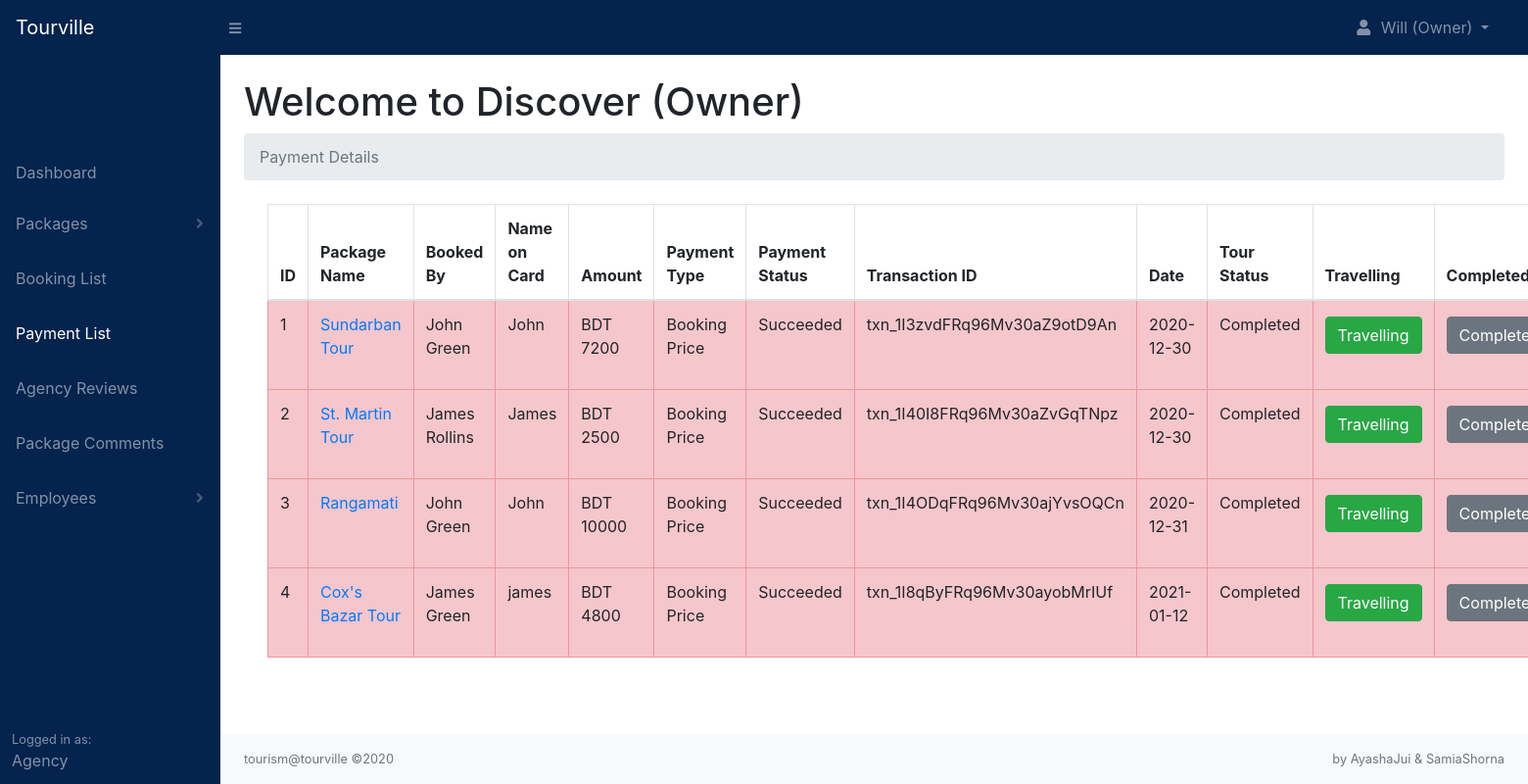
Screenshot of /agency/payments.php (signed in) with the database file from the repository.
### tables this page shows
CREATE TABLE `payments` (
  `payment_id` int(11) NOT NULL,
  `booking_id` int(11) NOT NULL,
  `package_id` int(11) NOT NULL,
  `agency_id` int(11) NOT NULL,
  `tourist_id` int(11) NOT NULL,
  `amount` int(11) NOT NULL,
  `currency` varchar(255) NOT NULL,
  `txn_id` varchar(255) NOT NULL,
  `payment_type` varchar(255) NOT NULL,
  `payment_status` varchar(255) NOT NULL,
  `card_name` varchar(255) NOT NULL,
  `tour_status` varchar(255) NOT NULL,
  `date` date NOT NULL
);

CREATE TABLE `packages` (
  `package_id` int(11) NOT NULL,
  `agency_id` int(11) NOT NULL,
  `package_name` varchar(255) NOT NULL,
  `location` varchar(255) NOT NULL,
  `country` varchar(255) NOT NULL,
  `place_details` text NOT NULL,
  `place_images` text NOT NULL,
  `num_days` int(11) NOT NULL,
  `num_nights` int(11) NOT NULL,
  `budget_price` int(11) NOT NULL,
  `comfort_price` int(11) NOT NULL,
  `lux_price` int(11) NOT NULL,
  `budget_details` varchar(255) NOT NULL,
  `comfort_details` varchar(255) NOT NULL,
  `lux_details` varchar(255) NOT NULL,
  `booking_percentage` int(11) NOT NULL,
  `min_people` int(11) NOT NULL,
  `includes` text NOT NULL,
  `excludes` text NOT NULL,
  `optional` text NOT NULL,
  `itinerary` text NOT NULL,
  `package_status` varchar(255) NOT NULL,
  `package_date` date NOT NULL
);

CREATE TABLE `bookings` (
  `booking_id` int(11) NOT NULL,
  `package_id` int(11) NOT NULL,
  `tourist_id` int(11) NOT NULL,
  `agency_id` int(11) NOT NULL,
  `persons` int(11) NOT NULL,
  `travel_style` varchar(255) NOT NULL,
  `tourist_firstname` varchar(255) NOT NULL,
  `tourist_lastname` varchar(255) NOT NULL,
  `tourist_email` varchar(255) NOT NULL,
  `tourist_contact` varchar(255) NOT NULL,
  `enquiry_msg` text NOT NULL,
  `booking_status` varchar(255) NOT NULL,
  `date` date NOT NULL
);

### includes/functions.php (called while the page is built, shortened)
<?php
    function readPackage($package_id){
        include 'db.php';
        $stmt = $pdo->prepare('SELECT * FROM packages WHERE package_id = :package_id');
        $stmt->execute([':package_id' => $package_id]);
        $package = $stmt->fetch(PDO::FETCH_ASSOC);
        return $package;
    }
?>

### agency/payments.php (the view, shortened to what this page needs)
<?php
    include '../includes/db.php';
    include '../includes/functions.php';
    include 'layouts/agency_header.php';
    include 'layouts/agency_navbar.php';
    if(isset($_SESSION['agency_id'])){
        $agency_id = $_SESSION['agency_id'];
        $stmt = $pdo->prepare('SELECT * FROM payments WHERE agency_id = :agency_id ORDER BY tour_status DESC');
        $stmt->execute([':agency_id' => $agency_id]);
        $payments = [];
        while($row = $stmt->fetch(PDO::FETCH_ASSOC)){
            $payments[] = $row;
        }
    }
?>
<div id="layoutSidenav">
    <?php
        include 'layouts/agency_sidenav.php';
    ?>
    <div id="layoutSidenav_content">
        <main>
            <div class="container-fluid">
                <h1 class="mt-4">Welcome to
                <?php
                    if(isset($_SESSION['employee_id'])){
                        echo ucwords($_SESSION['agency_name']) ." (". ucwords($_SESSION['role']) .")";
                    }elseif($_SESSION['agency_id']){
                        echo ucwords($_SESSION['agency_name']) ." (Owner)";
                    }
                ?>
                </h1>
                <ol class="breadcrumb mb-4">
                    <li class="breadcrumb-item active">Payment Details</li>
                </ol>
                <div class="container-fluid">
                <?php
                    if(empty($payments)){
                        echo '<h1 class="text-center pt-4">No Payments to Show</h1>';
                    }else {
                ?>
                    <div class="col-xs-12">
                        <table class="table table-hover table-bordered">
                            <thead>
                                <tr>
                                    <th>ID</th>
                                    <th>Package Name</th>
                                    <th>Booked By</th>
                                    <th>Name on Card</th>
                                    <th>Amount</th>
                                    <th>Payment Type</th>
                                    <th>Payment Status</th>
                                    <th>Transaction ID</th>
                                    <th>Date</th>
                                    <th>Tour Status</th>
                                    <th>Travelling</th>
                                    <th>Completed</th>
                                </tr>
                            </thead>
                            <tbody>
                            <?php
                                $i = 1;
                                foreach($payments as $payment){
                                    if($payment['tour_status'] == 'travelling'){
                                        echo '<tr class="table-warning">';
                                    }elseif ($payment['tour_status'] == 'completed') {
                                        echo '<tr class="table-danger">';
                                    }else{
                                        echo '<tr>';
                                    }
                                            echo '<td>'. $i++ .'</td>';
                                            $package = readPackage($payment['package_id']);
                                            echo '<td><a href="../package.php?package_id='. $package['package_id'] .'">'. $package['package_name'] .'</a></td>';
                                            $stmt = $pdo->prepare('SELECT * FROM bookings WHERE booking_id = :booking_id');
                                            $stmt->execute([':booking_id' => $payment['booking_id']]);
                                            $booking = $stmt->fetch(PDO::FETCH_ASSOC);
                                            echo '<td>'. ucwords($booking['tourist_firstname']) .' '. ucwords($booking['tourist_lastname']) .'</td>';
                                            echo '<td>'. $payment['card_name'] .'</td>';
                                            echo '<td>'. strtoupper($payment['currency']) ." ". $payment['amount'] .'</td>';
                                        if($payment['payment_type'] == 'book_price'){
                                            echo '<td>Booking Price</td>';
                                        }elseif($payment['payment_type'] == 'half'){
                                            echo '<td>Half Paid</td>';
                                        }else{
                                            echo '<td>Full Paid</td>';
                                        }
                                            echo '<td>'. ucwords($payment['payment_status']) .'</td>';
                                            echo '<td>'. $payment['txn_id'] .'</td>';
                                            echo '<td>'. $payment['date'] .'</td>';
                                            echo '<td>'. ucwords($payment['tour_status']) .'</td>';
                                        if($payment['tour_status'] == 'travelling' || $payment['tour_status'] == 'completed'){
                                            echo '<td><a href="payments.php?travel='. $payment['payment_id'] .'" class="btn btn-success mt-1">Travelling</a></td>';
                                            echo '<td><a href="payments.php?complete='. $payment['payment_id'] .'" class="btn btn-secondary mt-1">Completed</a></td>';
                                        }
                                        echo '</tr>';
                                }
                            ?>
                            </tbody>
                        </table>
                    </div>
                <?php
                    }
                ?>
                </div>
            </div>
        </main>
        <footer class="py-3 bg-light mt-auto">
            <div class="container-fluid">
                <div class="d-flex align-items-center justify-content-between small">
                    <div class="text-muted">tourism@tourville &copy;2020</div>
                    <div class="text-muted">by AyashaJui & SamiaShorna</div>
                </div>
            </div>
        </footer>
    </div>
</div>
<?php
    include 'layouts/agency_footer.php';
?>

### rows the page displays
payments: package.package_name "Sundarban Tour", booking.tourist_firstname "John", booking.tourist_lastname "Green", card_name "John", currency "BDT", amount "7200", payment_type "Booking Price", payment_status "Succeeded", txn "txn_1I3zvdFRq96Mv30aZ9otD9An", date "2020-12-30", tour_status "Completed"
payments: package.package_name "St. Martin Tour", booking.tourist_firstname "James", booking.tourist_lastname "Rollins", card_name "James", currency "BDT", amount "2500", payment_type "Booking Price", payment_status "Succeeded", txn "txn_1I40I8FRq96Mv30aZvGqTNpz", date "2020-12-30", tour_status "Completed"
payments: package.package_name "Rangamati", booking.tourist_firstname "John", booking.tourist_lastname "Green", card_name "John", currency "BDT", amount "10000", payment_type "Booking Price", payment_status "Succeeded", txn "txn_1I4ODqFRq96Mv30ajYvsOQCn", date "2020-12-31", tour_status "Completed"
payments: package.package_name "Cox's Bazar Tour", booking.tourist_firstname "James", booking.tourist_lastname "Green", card_name "james", currency "BDT", amount "4800", payment_type "Booking Price", payment_status "Succeeded", txn "txn_1I8qByFRq96Mv30ayobMrIUf", date "2021-01-12", tour_status "Completed"

### other values shown
$_SESSION['owner_firstname'] "Will"
$_SESSION['agency_name'] "Discover"
